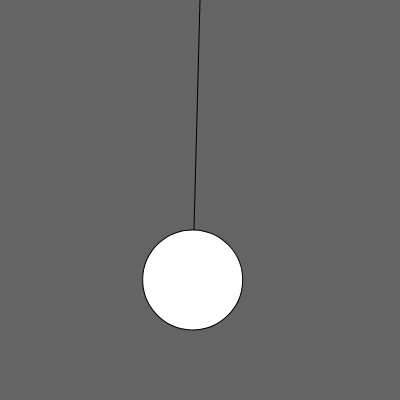
Frame 1 (no input)
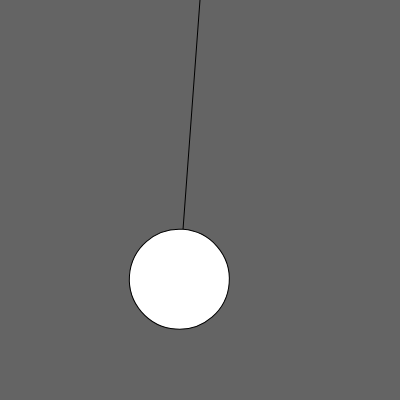
Frame 60 (no input)
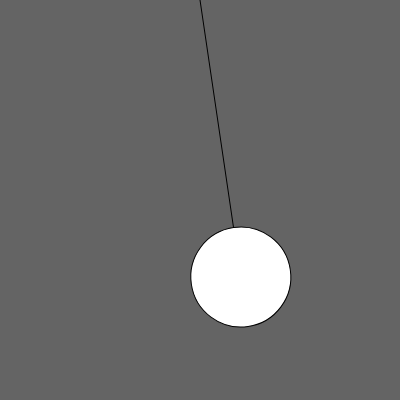
Frame 120 (the mouse pressed at the canvas centre since frame 60)

The p5.js sketch that drew these frames (run headless with seeded random() and noise() and a simulated clock; from frame 60 on, the mouse is pressed at the canvas centre):

// p5.js sketch
// ── sketch.js

function setup() {
    createCanvas(400,400);
    rectMode(CENTER);
}  

function draw() {
    background(100);
    translate(width/2, 0);
    rotate(sin(0.05*frameCount)*PI/6);
    line(0,0,0,height-120);
    translate(0,height-120);
    circle(0,0,100);
}
